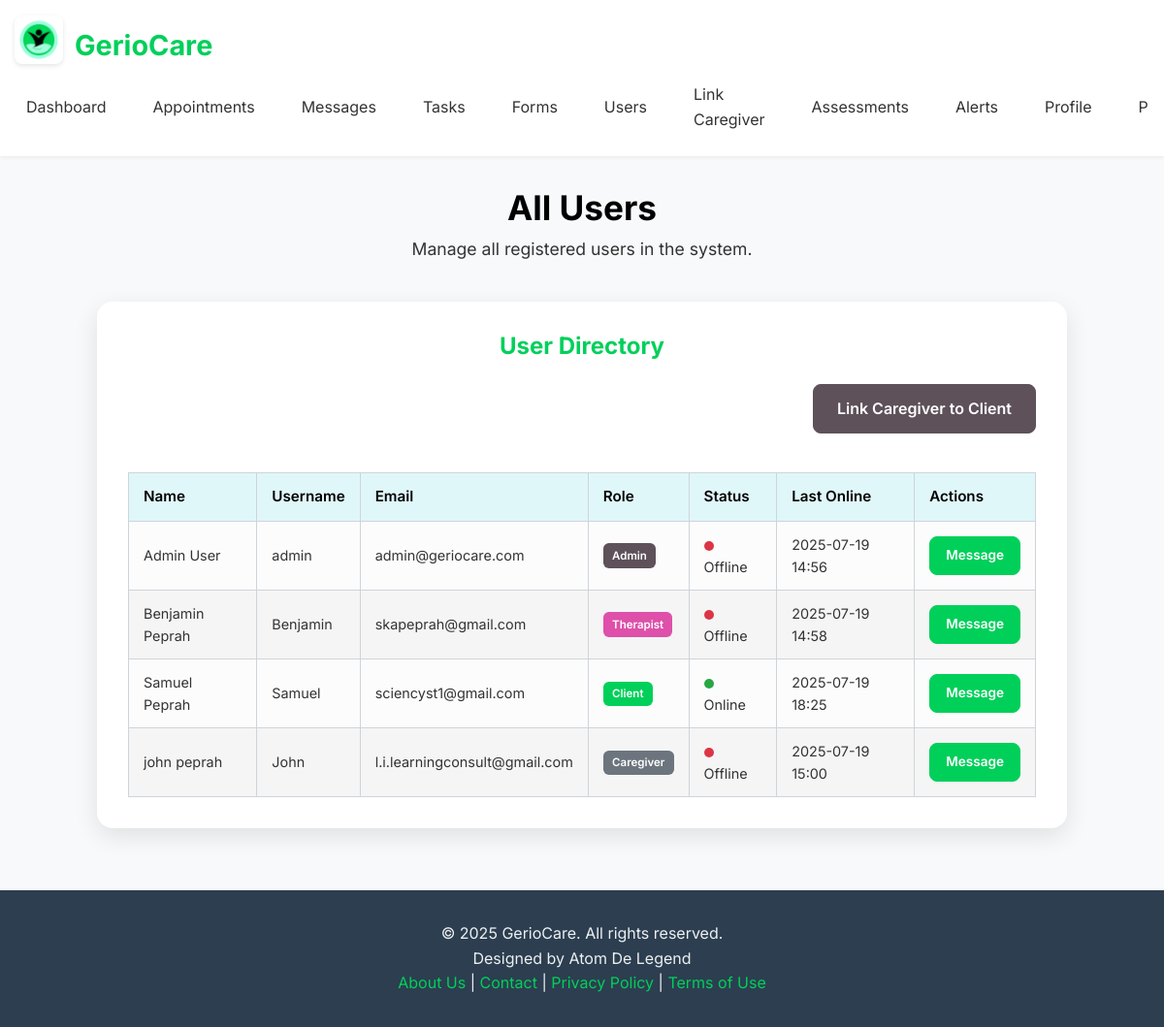
Page /users_list (signed in) on the earlier database version.
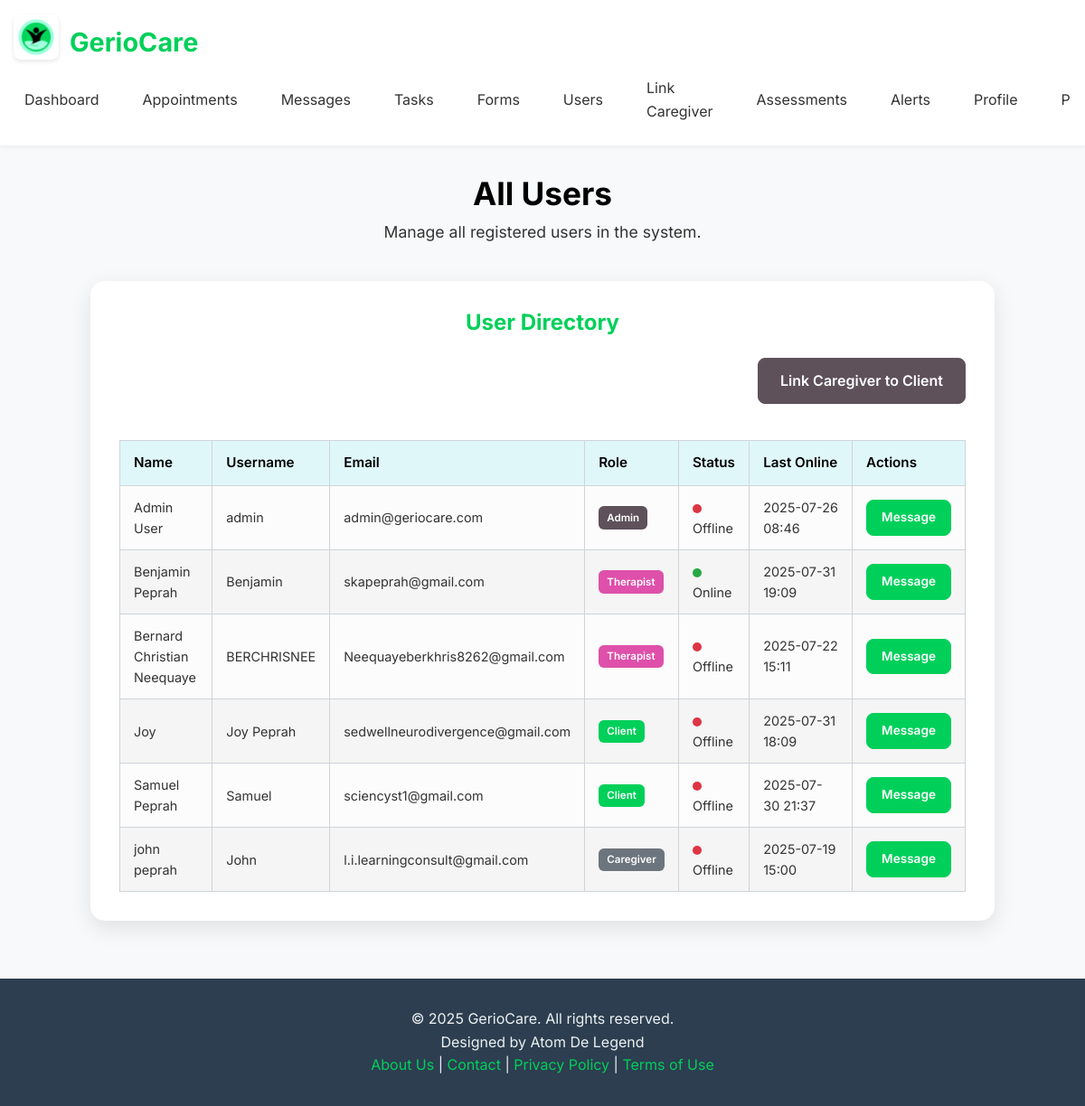
Same page on the later database version.
### models.py (models this page shows, shortened)
class User(UserMixin, db.Model):
    id = db.Column(db.Integer, primary_key=True)
    username = db.Column(db.String(80), unique=True, nullable=False)
    email = db.Column(db.String(120), unique=True, nullable=False)
    name = db.Column(db.String(120), nullable=False)
    password_hash = db.Column(db.String(128), nullable=False)
    role = db.Column(db.String(20), nullable=False, default='client') # 'admin', 'therapist', 'client', 'caregiver'
    is_online = db.Column(db.Boolean, default=False)
    last_online = db.Column(db.DateTime, default=datetime.utcnow)
    client_appointments = db.relationship('Appointment', foreign_keys='Appointment.client_id', backref='client', lazy=True)
    therapist_appointments = db.relationship('Appointment', foreign_keys='Appointment.therapist_id', backref='therapist', lazy=True)
    sent_messages = db.relationship('UserMessage', foreign_keys='UserMessage.sender_id', backref='sender', lazy=True)
    received_messages = db.relationship('UserMessage', foreign_keys='UserMessage.receiver_id', backref='receiver', lazy=True)
    alerts = db.relationship('Alert', backref='user', lazy=True)
    assigned_tasks = db.relationship('Task', foreign_keys='Task.client_id', backref='client_user', lazy=True)
    created_tasks = db.relationship('Task', foreign_keys='Task.therapist_id', backref='therapist_user', lazy=True)
    client_assessments = db.relationship('PatientAssessment', foreign_keys='PatientAssessment.client_id', backref='assessed_client', lazy=True)
    therapist_assessments = db.relationship('PatientAssessment', foreign_keys='PatientAssessment.therapist_id', backref='assessing_therapist', lazy=True)
    caregivers_of_client = db.relationship(
        'User', secondary=client_caregivers,
        primaryjoin=(client_caregivers.c.client_id == id),
        secondaryjoin=(client_caregivers.c.caregiver_id == id),
        backref=db.backref('clients_managed', lazy='dynamic'),
        lazy='dynamic'
    )
    subscriptions = db.relationship('Subscription', backref='user', lazy=True)

### app.py (the view)
@app.route('/users_list')
@login_required
@role_required('admin')
def users_list():
    all_users = User.query.order_by(User.name.asc()).all()
    return render_template('users/users_list.html', users=all_users)

### app.py (called while the page is built, shortened)
def has_active_subscription(user):
    if not user.is_authenticated or user.role not in ['client', 'therapist']:
        return True # Non-clients or unauthenticated users don't need a subscription to proceed

@app.context_processor
def inject_global_data():
    has_sub = False
    if current_user.is_authenticated:
        has_sub = has_active_subscription(current_user)
    return {
        'app_version': app.config.get('APP_VERSION', 'N/A'), # Get from config
        'now': datetime.utcnow(), # Using 'now' for consistency with existing templates
        'unread_alerts_count': Alert.query.filter_by(user_id=current_user.id, is_read=False).count() if current_user.is_authenticated else 0,
        'has_active_subscription_func': has_active_subscription, # Make the function itself available
        'user_has_active_subscription': has_sub # A boolean flag for simpler checks in templates
    }

def login_required(f):
    @wraps(f)
    def decorated_function(*args, **kwargs):
        if not current_user.is_authenticated:
            flash("You need to be logged in to view this page.", "info")
            return redirect(url_for("login"))
        return f(*args, **kwargs)
    return decorated_function

def role_required(*roles):
    def wrapper(fn):
        @wraps(fn)
        def decorated(*args, **kwargs):
            if not current_user.is_authenticated or current_user.role not in roles:
                abort(403) # Forbidden
            return fn(*args, **kwargs)
        return decorated
    return wrapper

@login_manager.user_loader
def load_user(user_id):
    return User.query.get(int(user_id))

### templates/users/users_list.html (shortened to what this page needs)
{% extends 'base.html' %}
{% block head_css %}
    <link rel="stylesheet" href="{{ url_for('static', filename='css/users/users_list.css') }}">
{% endblock %}
{% block content %}
<div class="list-container">
    <h1 class="list-title">All Users</h1>
    <p class="list-subtitle">Manage all registered users in the system.</p>
    <div class="card user-list-card">
        <h3 class="card-title">User Directory</h3>
        <div class="card-actions mb-3" style="justify-content: flex-end; display: flex;">
            {% if current_user.role in ['admin', 'therapist'] %}
                <a href="{{ url_for('link_caregiver') }}" class="btn btn-secondary btn-sm">Link Caregiver to Client</a>
            {% endif %}
        </div>
        {% if users %}
            <div class="table-responsive">
                <table class="user-table">
                    <thead>
                        <tr>
                            <th>Name</th>
                            <th>Username</th>
                            <th>Email</th>
                            <th>Role</th>
                            <th>Status</th>
                            <th>Last Online</th>
                            <th>Actions</th>
                        </tr>
                    </thead>
                    <tbody>
                        {% for user in users %}
                            <tr>
                                <td>{{ user.name }}</td>
                                <td>{{ user.username }}</td>
                                <td>{{ user.email }}</td>
                                <td><span class="role-badge role-{{ user.role }}">{{ user.role | capitalize }}</span></td>
                                <td>
                                    {% if user.is_online %}
                                        <span class="status-indicator online"></span> Online
                                    {% else %}
                                        <span class="status-indicator offline"></span> Offline
                                    {% endif %}
                                </td>
                                <td>{{ user.last_online.strftime('%Y-%m-%d %H:%M') }}</td>
                                <td>
                                    <a href="{{ url_for('messages', receiver_id=user.id) }}" class="btn btn-primary btn-sm">Message</a>
                                </td>
                            </tr>
                        {% endfor %}
                    </tbody>
                </table>
            </div>
        {% else %}
            <p class="text-muted text-center">No users registered yet.</p>
        {% endif %}
    </div>
</div>
{% endblock %}

### templates/base.html (shortened to what this page needs)
<!DOCTYPE html>
<html lang="en">
<head>
    <link rel="stylesheet" href="https://cdnjs.cloudflare.com/ajax/libs/font-awesome/5.15.4/css/all.min.css">
    <link rel="stylesheet" href="{{ url_for('static', filename='css/base.css') }}">
    {% block head_css %}{% endblock %}
</head>
<body>
    {% include 'includes/header.html' %}
    <main>
        {% block content %}{% endblock %}
    </main>
    {% include 'includes/footer.html' %}
</body>
</html>

### templates/includes/header.html (shortened to what this page needs)
<header class="main-header">
    <div class="container header-content">
        <div class="logo-container">
            <a href="{{ url_for('index') }}">
                <img src="{{ url_for('static', filename='images/gerio_care_logo.png') }}" alt="GerioCare Logo" class="app-logo">
            </a>
            <span class="app-name">GerioCare</span>
        </div>
        <nav class="main-nav">
            <ul>
                {% if current_user.is_authenticated %}
                    <a href="{{ url_for('index') }}" class="nav-link">Dashboard</a>
                    <a href="{{ url_for('appointments') }}" class="nav-link">Appointments</a>
                    <a href="{{ url_for('messages') }}" class="nav-link">Messages</a>
                    <a href="{{ url_for('tasks') }}" class="nav-link">Tasks</a>
                    {% if current_user.role in ['therapist', 'admin', 'caregiver'] %}
                        <a href="{{ url_for('forms_selection') }}" class="nav-link">Forms</a>
                    {% endif %}
                    {% if current_user.role == 'admin' %}
                        <a href="{{ url_for('users_list') }}" class="nav-link">Users</a>
                        <a href="{{ url_for('link_caregiver') }}" class="nav-link">Link Caregiver</a>
                    {% endif %}
                    {% if current_user.role in ['admin', 'therapist', 'caregiver'] %}
                        <a href="{{ url_for('assessments_list') }}" class="nav-link">Assessments</a>
                    {% endif %}
                    <a href="{{ url_for('alerts') }}" class="nav-link alerts-link">
                        Alerts
                    </a>
                    <a href="{{ url_for('profile_edit') }}" class="nav-link">Profile</a>
                    <a href="{{ url_for('pricing') }}" class="nav-link">Pricing</a>
                {% else %}
                    <a href="{{ url_for('login') }}" class="nav-link">Login</a>
                    <a href="{{ url_for('register') }}" class="nav-link">Register</a>
                    <a href="{{ url_for('pricing') }}" class="nav-link">Pricing</a>
                {% endif %}
            </ul>
        </nav>
    </div>
</header>

### templates/includes/footer.html
<footer class="main-footer">
    <div class="container">
        <p>&copy; {{ now.year }} GerioCare. All rights reserved.</p>
        <p>Designed by Atom De Legend</p>
        <p class="footer-links">
            <a href="{{ url_for('about') }}">About Us</a> |
            <a href="{{ url_for('contact') }}">Contact</a> |
            <a href="{{ url_for('privacy_policy') }}">Privacy Policy</a> |
            <a href="{{ url_for('terms_of_use') }}">Terms of Use</a>
        </p>
    </div>
</footer>

### static/css/base.css (style rules this page uses)
*, *::before, *::after { box-sizing: border-box; margin: 0; padding: 0; }
html { font-size: 16px; scroll-behavior: smooth; box-sizing: border-box; }
body { font-family: 'Inter', sans-serif; line-height: 1.6; color: var(--color-text-dark); background-color: var(--color-background-light); min-height: 100vh; display: flex; flex-direction: column; }
:root { --color-vibrant-green: #00D05A; --color-light-aqua: #C3F3FF; --color-black: #000000; --color-muted-purple-gray: #5E515A; --color-darker-green: #63B95F; --color-pink-magenta: #DE50AA; --color-primary: var(--color-vibrant-green); --color-secondary: var(--color-muted-purple-gray); --color-accent: var(--color-pink-magenta); --color-background-light: #f8f9fa; --color-background-dark: #2c3e50; --color-text-dark: #333; --color-text-light: #ecf0f1; --color-border: #ced4da; --color-success: #28a745; --color-danger: #dc3545; --color-info: #17a2b8; --color-warning: #ffc107; --color-link: #007bff; --color-primary-light: #E0F7FA; --color-accent-light: #ffebeb; }
h1, h2, h3, h4, h5, h6 { font-family: 'Inter', sans-serif; color: var(--color-black); margin-bottom: 0.5em; line-height: 1.2; }
h1 { font-size: 2.5rem; }
h3 { font-size: 1.75rem; }
p { margin-bottom: 1em; }
a { color: var(--color-primary); text-decoration: none; transition: color 0.3s ease; }
.btn { display: inline-flex; padding: 0.75rem 1.5rem; font-size: 1rem; font-weight: 600; text-align: center; white-space: nowrap; vertical-align: middle; cursor: pointer; border: 1px solid transparent; border-radius: 0.5rem; transition: all 0.2s ease-in-out; -webkit-user-select: none; user-select: none; align-items: center; justify-content: center; gap: 0.5rem; }
.btn-primary { color: #fff; background-color: var(--color-primary); border-color: var(--color-primary); }
.btn-secondary { color: #fff; background-color: var(--color-secondary); border-color: var(--color-secondary); }
.container { width: 100%; padding-right: 15px; padding-left: 15px; margin-right: auto; margin-left: auto; }
@media (min-width: 576px) { .container { max-width: 540px; } }
@media (min-width: 768px) { .container { max-width: 720px; } }
@media (min-width: 992px) { .container { max-width: 1080px; } }
@media (min-width: 1200px) { .container { max-width: 1320px; } }
.mb-3 { margin-bottom: 1.5rem; }
header.main-header { background-color: #fff; box-shadow: 0 2px 4px rgba(0,0,0,0.05); padding: 1rem 0; position: sticky; top: 0; z-index: 1000; }
.header-content { display: flex; justify-content: space-between; align-items: center; width: 100%; padding-right: 15px; padding-left: 15px; margin-right: auto; margin-left: auto; flex-wrap: wrap; }
.logo-container { display: flex; align-items: center; text-decoration: none; color: var(--color-black); font-weight: 700; font-size: 1.5rem; gap: 0.75rem; }
.app-logo { max-height: 50px; width: auto; border-radius: 0.5rem; box-shadow: 0 2px 5px rgba(0, 0, 0, 0.1); }
.app-name { font-size: 1.8rem; font-weight: 700; color: var(--color-primary); }
.main-nav { width: 100%; display: none; flex-direction: column; align-items: flex-start; margin-top: 1rem; overflow-y: auto; max-height: calc(100vh - 100px); }
.main-nav ul { list-style: none; width: 100%; padding: 0; margin: 0; display: flex; flex-direction: column; gap: 0.5rem; }
.main-nav a { display: block; padding: 0.75rem 1rem; color: var(--color-text-dark); text-decoration: none; transition: background-color 0.3s ease, color 0.3s ease; border-radius: 0.3rem; width: 100%; box-sizing: border-box; justify-content: center; display: flex; align-items: center; gap: 0.25rem; }
@media (min-width: 768px) { .main-nav { display: flex; flex-direction: row; width: auto; margin-top: 0; max-height: none; } }
@media (min-width: 768px) { .main-nav ul { display: flex; align-items: center; gap: 1.5rem; width: auto; flex-direction: row; } }
@media (min-width: 768px) { .main-nav a { padding: 0.5rem 0.75rem; width: auto; } }
footer.main-footer { background-color: var(--color-background-dark); color: var(--color-text-light); padding: 2rem 0; text-align: center; margin-top: auto; }
footer.main-footer a { color: var(--color-primary); }

Differences in the rows shown:
changed User "Admin User": last_online "2025-07-19 14:56" → "2025-07-26 08:46"
changed User "Benjamin Peprah": last_online "2025-07-19 14:58" → "2025-07-31 19:09"; is_online "Offline" → "Online"
added User: name "Bernard Christian Neequaye", username "BERCHRISNEE", email "Neequayeberkhris8262@gmail.com", role "Therapist", is_online False (drawn), last_online "2025-07-22 15:11"
added User: name "Joy", username "Joy Peprah", email "sedwellneurodivergence@gmail.com", role "Client", is_online False (drawn), last_online "2025-07-31 18:09"
changed User "Samuel Peprah": last_online "2025-07-19 18:25" → "2025-07-30 21:37"; is_online "Online" → "Offline"
